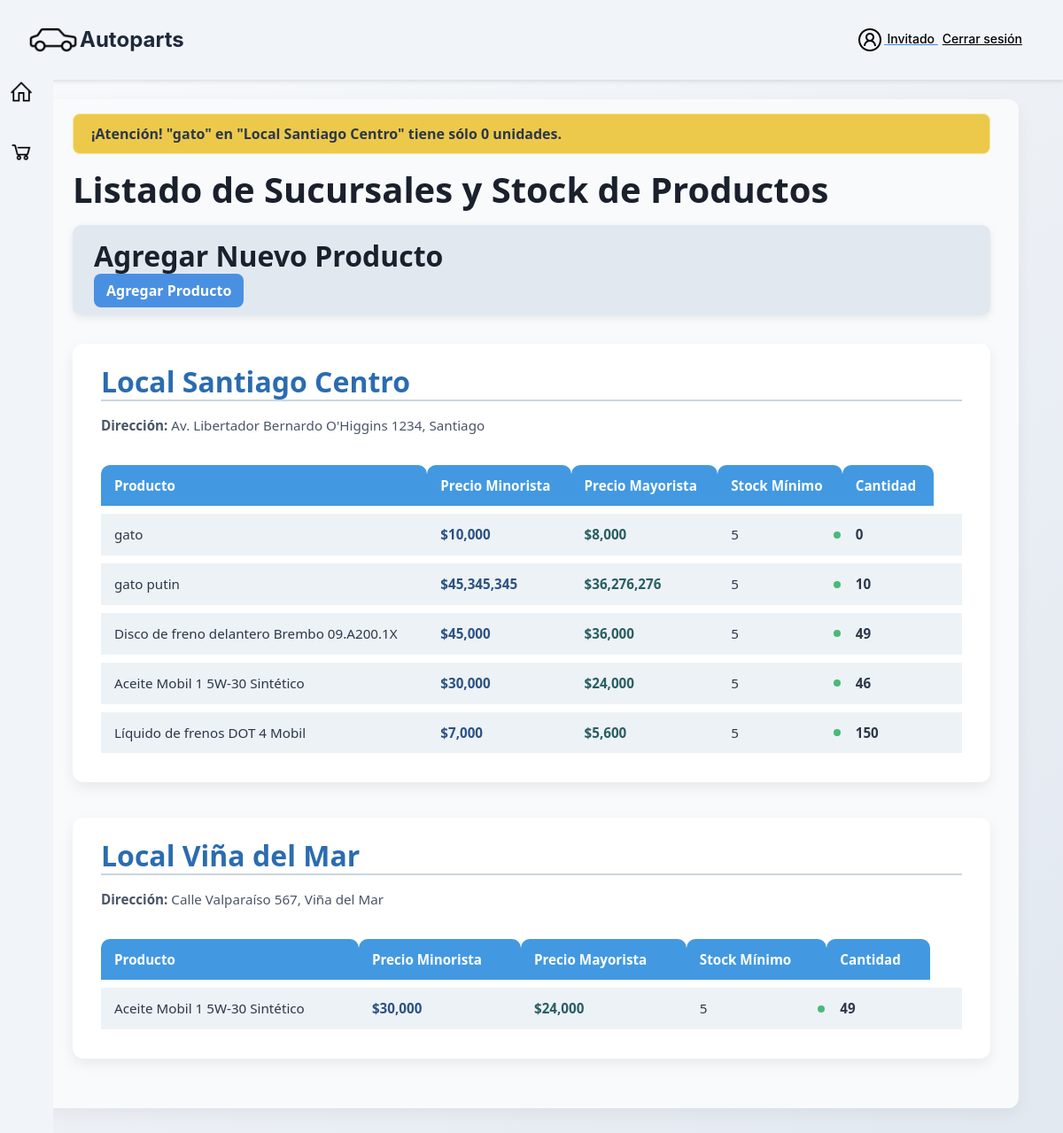
The page /lista/ on the database as committed earlier.
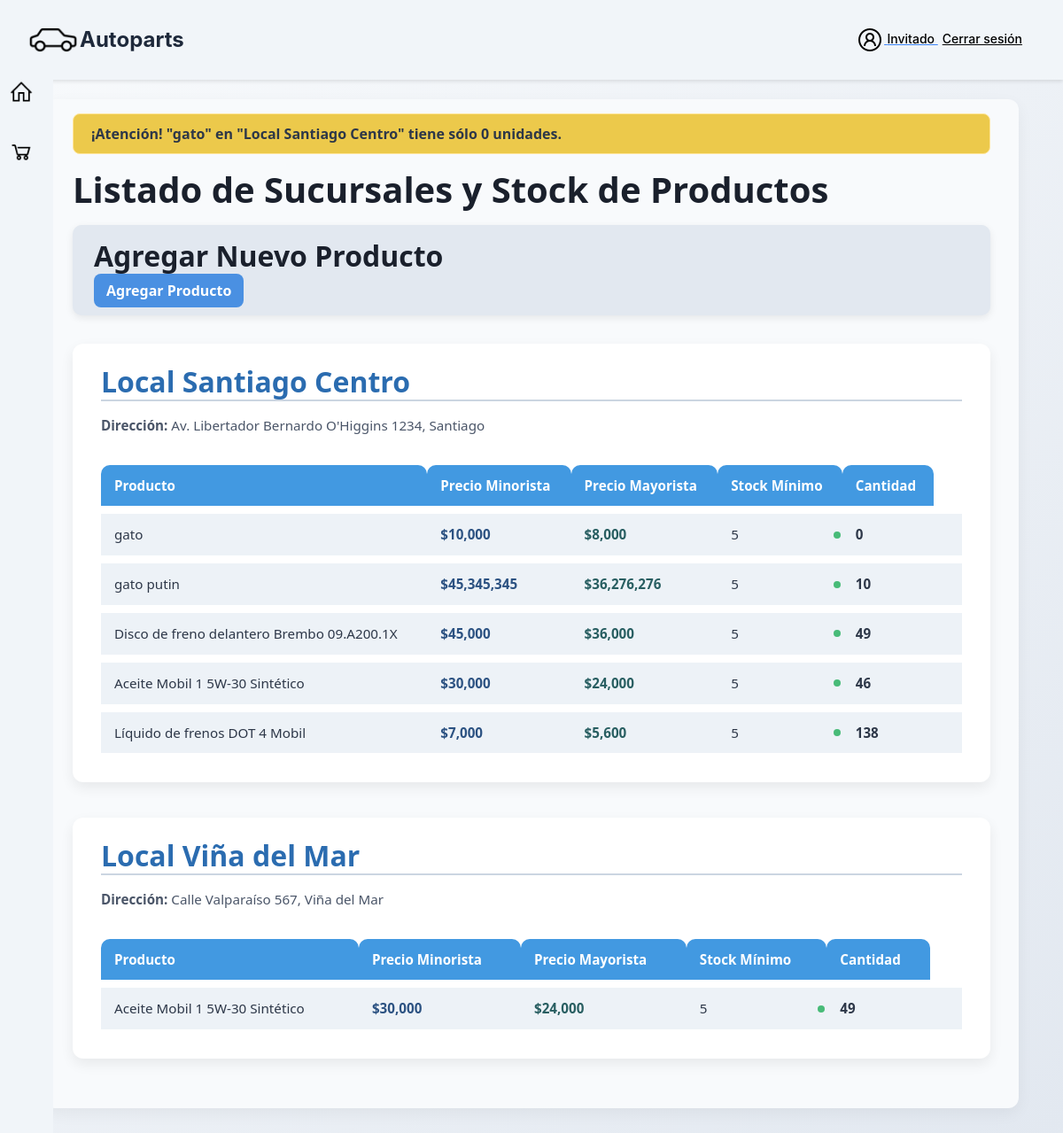
The same page on the database as committed later.
### app/models.py (models this page shows, shortened)
class Stock(models.Model):
    local = models.ForeignKey(Local, on_delete=models.CASCADE, related_name='stocks')
    producto = models.ForeignKey(Producto, on_delete=models.CASCADE, related_name='stocks')
    cantidad = models.PositiveIntegerField(default=0)  # Cantidad disponible de este producto en el local
    class Meta:
        unique_together = ('local', 'producto')  # Evitar duplicados, asegurando que no haya dos entradas para el mismo producto en un mismo local

class Producto(models.Model):
    id_producto = models.AutoField(primary_key=True)
    familia = models.ForeignKey(FamiliaProducto, on_delete=models.CASCADE, related_name='productos')
    nombre = models.CharField(max_length=150)
    precio_minorista = models.IntegerField()
    precio_mayorista = models.IntegerField(default=0)
    descripcion = models.TextField(blank=True)
    fecha_fabricacion = models.DateField(null=True, blank=True)
    imagen = models.ImageField(upload_to="productos", null=True, blank=True)
    stock_minimo = models.PositiveIntegerField(default=5)
    class Meta:
        db_table = 'app_producto'  # asegura que Django use tabla existente

### app/views.py (the view)
# urls.py: path('lista/', sucursales_y_stock, name="lista"),
def sucursales_y_stock(request):
    locales = Local.objects.prefetch_related('stocks__producto').all()
    low_stocks = Stock.objects.filter(
        cantidad__lt=F('producto__stock_minimo')
    ).select_related('producto', 'local')
    for stock in low_stocks:
        producto = stock.producto.nombre
        local = stock.local.nombre_local
        cantidad = stock.cantidad
        messages.warning(
            request,
            f'¡Atención! "{producto}" en "{local}" tiene sólo {cantidad} unidades.'
        )
    return render(request, 'crud/lista.html', {'locales': locales,
    })

### app/templates/crud/lista.html (shortened to what this page needs)
{% extends 'app/base.html' %}
{% load static %}
{% load humanize %}
{% block css %}
<link rel="stylesheet" href="{% static 'app/css/lista.css' %}">
<link rel="stylesheet" href="{% static 'app/css/style.css' %}">
{% endblock %}
{% block contenido %}
<div class="navbar-main">
      <div class="logo">
          <img src="{% static 'app/image/car.png' %}" alt="logo" height="60px">Autoparts
      </div>
      <div class="acnt">
         <div>
      <a href="{% url 'login' %}">
         <img src="{% static 'app/image/account.png' %}" alt="" width="30px">
         <span style="color:rgb(0, 0, 0);">
           {% if request.session.nombre %}
             {{ request.session.nombre }}
           {% else %}
             Invitado
           {% endif %}
           <a href="{% url 'logout' %}" style="color:rgb(0, 0, 0); font-size: 14px; margin-left: 5px;">Cerrar sesión</a>
         </span>
      </a>
      </div>
         </div>
      <div class="lateral-bar">
         <div><a href="{% url 'home' %}"><img src="{% static 'app/image/home.png' %}" alt="" width="30px"></a></div>
         <div><a href="{% url 'shoppingcart' %}"><img src="{% static 'app/image/shoppingcart.png' %}" alt="" width="30px"></a></div>
     </div>
  </div>
<div class="container">
  {% if messages %}
    <ul class="messages">
      {% for message in messages %}
        <li class="alert alert-{{ message.tags }}">{{ message }}</li>
      {% endfor %}
    </ul>
  {% endif %}
  <h1>Listado de Sucursales y Stock de Productos</h1>
  <div class="add-product-section">
    <h2 class="add-product-title">Agregar Nuevo Producto</h2>
    <a href="{% url 'agregar' %}" class="button add">Agregar Producto</a>
  </div>
  {% for local in locales %}
    <div class="local-section">
      <div class="local-header">
        <h2 class="local-name">{{ local.nombre_local }}</h2>
      </div>
      <p class="local-address"><strong>Dirección:</strong> {{ local.direccion }}</p>
      <table>
        <thead>
          <tr>
            <th>Producto</th>
            <th>Precio Minorista</th>
            <th>Precio Mayorista</th>
            <th>Stock Mínimo</th>
            <th>Cantidad</th>
          </tr>
        </thead>
        <tbody>
          {% for stock in local.stocks.all %}
            <tr>
              <td>{{ stock.producto.nombre }}</td>
              <td class="price">${{ stock.producto.precio_minorista|intcomma }}</td>
              <td class="price price-wholesale">${{ stock.producto.precio_mayorista|intcomma }}</td>
              <td>{{ stock.producto.stock_minimo }}</td>
              <td class="stock-quantity" data-min-stock="{{ stock.producto.stock_minimo }}">{{ stock.cantidad }}</td>
              <td>
              </td>
            </tr>
          {% empty %}
            <tr>
              <td colspan="7" class="empty-state">Este local no tiene productos en stock.</td>
            </tr>
          {% endfor %}
        </tbody>
      </table>
    </div>
  {% endfor %}
</div>
{% endblock %}

Rows that differ between the two databases and show on the page:
changed Stock "Líquido de frenos DOT 4 Mobil": cantidad "150" → "138"
